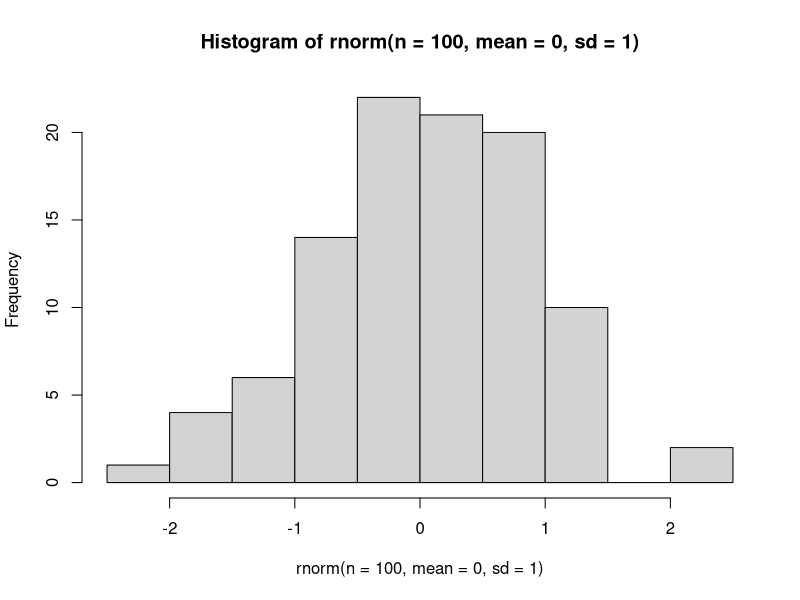

Write the R code that produced this figure. (Note: this script raises an error after producing the figure.)
# RStudio -----------------------------
# * NOT R. RStudio is an Integrated Development Environment (IDE) for coding.
# * You can write R code using notepad if you want to.
# * But RStudio is recommended because it makes life easier

# RStudio Layout ------------------------

# Top left is your script/source code. All your analysis goes here.
# Your source code is your "work" -- the objects you've made are temporary,
# and you should feel comfortable deleting them.

# Top right is environment (+ others). It lets you see current objects.

# Bottom left is console - you can write and send code there.

# Bottom right is file explorer, but also plot window
# Ctrl + Enter to run code
rnorm(n = 100, mean = 0, sd = 1) |>
  hist()

# Ctrl 1 and Ctrl 2 to swap between console and editor.

# RStudio Projects --------------------
# * Keep files together
# * Sort out working directory

# More Keyboard Shortcuts ---------------------
# use them!
# Ctrl + Enter - runs the block of code - use this after every line of code
5 + 5

# Ctrl + Shift + Enter - run the entire file

# Ctrl + Tab
# Ctrl + Shift + Tab
# Ctrl + S, Ctrl + Z etc...

# Tab-Complete.
# Use this as often as Ctrl + Enter

mean()

# ? - help
?mean

# Most importantly - Google Google Google
# 90% of the time, it works every time
# If you can't find what you need, or don't know what it's called, ask me.

# Recently: Bing Enterprise Chat, it's very good.
